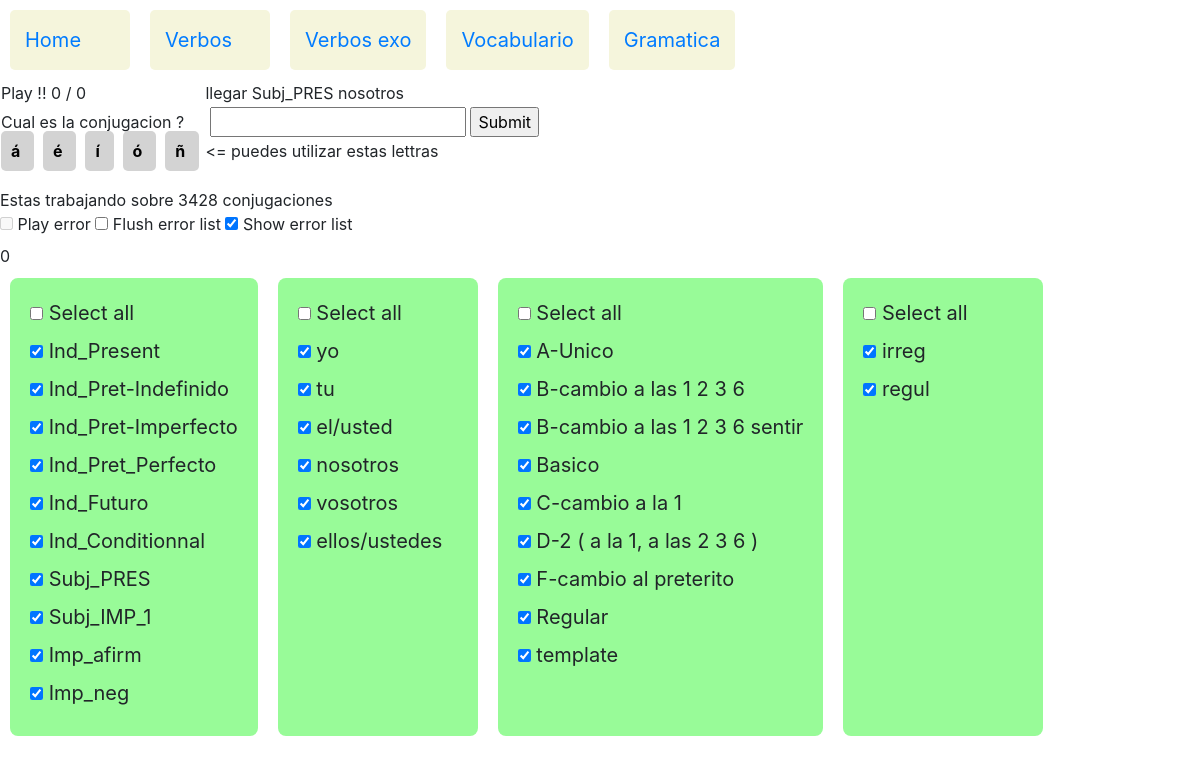
/verbos/verbos_exo/851/851, run on the app's committed database.
### verbos/models.py (models this page shows, shortened)
class Conjugacion(models.Model):
    verbo=models.ForeignKey(Verbo,on_delete=models.CASCADE,related_name="conjugacions")
    tiempo=models.ForeignKey(Tiempo,on_delete=models.CASCADE,related_name="tiempo_c")
    pronombre=models.ForeignKey(Pronombre,on_delete=models.CASCADE,related_name="pronombre_c")
    conjugacion=models.CharField(max_length=30)
    level=models.ForeignKey(Level,on_delete=models.CASCADE,related_name="conjugacion")

class Verbo(models.Model):
    verbo = models.CharField(max_length=32)
    tipo=models.ForeignKey(Verbotipo,on_delete=models.SET_NULL,related_name="tipo_v",null=True)
    def __str__(self):
        return self.verbo

class Tiempo(models.Model):
    tiempo=models.CharField(max_length=30)
    tiemposeq=models.IntegerField(null=True)
    def __str__(self):
        return self.tiempo

class Pronombre(models.Model):
    pronombre=models.CharField(max_length=13)
    pronombreseq=models.IntegerField(null=True)
    def __str__(self):
        return self.pronombre

class Verbotipo(models.Model):
    verbotipo = models.CharField(max_length=64,null=True)
    verbotiposeq=models.IntegerField(null=True)
    def __str__(self):
        return self.verbotipo

class Level(models.Model):
    level=models.CharField(max_length=5)
    def __str__(self):
        return self.level

### verbos/views.py (the view, shortened to what this page needs)
# urls.py: path('verbos_exo/<int:mode_id>/<int:conjugacion_id>',views.verbos_exo,name='verbos_exo_run'),
def verbos_exo(request,mode_id,conjugacion_id):
    resuelto = " sabes tus conjugaciones ? "
    trace= "<= puedes utilizar estas lettras"
    tracerep= "  "
    trace_id= "  "
    conjugacion_error_list=[]
    if request.method=="GET":
        Conjugacion_selectadas_count = Conjugacion.objects.count()
        loto_winner=random.randint(0,Conjugacion_selectadas_count-1)
        Conjugacion_selectadas_list=Conjugacion.objects.values_list('pk',flat=True)
        Conjugacion_winner_pk=Conjugacion_selectadas_list[loto_winner]
        print("loto winner = " + str(loto_winner))
        Conjugacion_winner=Conjugacion.objects.get(pk=Conjugacion_winner_pk)
    if request.method=="POST":
        if mode_id==1:
            respuesta= request.POST.getlist('respuesta')
            conjugacion = Conjugacion.objects.get(pk=conjugacion_id)
            trace = str(conjugacion.verbo) + " " + str(conjugacion.tiempo) + " " + str(conjugacion.pronombre) +" = " + str(conjugacion.conjugacion)
            tracerep =  str(respuesta[0])
            trace_id =  str(conjugacion.id)
            if respuesta[0].replace(" ","").lower() == conjugacion.conjugacion.replace(" ",""):
                resuelto="1"
            else:
                resuelto="0"
                conjugacion_error_list.append(conjugacion_id)
        verbotipos_selected= request.POST.getlist('verbotipo')
        pronombres_selected= request.POST.getlist('pronombre')
        tiempos_selected= request.POST.getlist('tiempo')
        levels_selected= request.POST.getlist('level')
        play_mode=request.POST.getlist('play_mode_name')
        print(" play_mode_name = "+ str(play_mode))
        if not (play_mode):
            print("mode run")
            Conjugacion_selectadas=Conjugacion.objects.filter(tiempo__in=tiempos_selected).filter(pronombre__in=pronombres_selected).filter(verbo__in=Verbo.objects.filter(tipo__in=verbotipos_selected)).filter(level__in=levels_selected)
            Conjugacion_selectadas_count =Conjugacion_selectadas.count()
            if Conjugacion_selectadas_count  > 0 :
                loto_winner=random.randint(0,Conjugacion_selectadas_count-1)
                print("loto winner = " + str(loto_winner))
                Conjugacion_selectadas_list=Conjugacion_selectadas.values_list('pk',flat=True)
                Conjugacion_winner_pk=Conjugacion_selectadas_list[loto_winner]
                print("Conjugacion  selectada  pk =" + str(Conjugacion_winner_pk))
                Conjugacion_winner=Conjugacion.objects.get(pk=Conjugacion_winner_pk)
            else:
                pk_winner=conjugacion_id
                Conjugacion_winner_pk=conjugacion_id
                loto_winner=-1
                Conjugacion_winner=Conjugacion.objects.get(pk=conjugacion_id)
                Conjugacion_selectadas_count = 0 # pour transmettre dans le template
        else:
            print("mode error "+ str(play_mode))
            conjugacion_error_list_id=play_mode[0].split(',')
            print("conjugacion error list id = " + str(conjugacion_error_list_id ))
            loto_winner=random.randint(1,len(conjugacion_error_list_id)-1)
            Conjugacion_winner_pk=int(conjugacion_error_list_id[loto_winner])
            print("mode error : loto winner =" + str(loto_winner) + " pk winner =" + str(Conjugacion_winner_pk) )
            Conjugacion_winner=Conjugacion.objects.get(pk=Conjugacion_winner_pk)
            Conjugacion_selectadas_count =len(conjugacion_error_list_id)-1
        tiempos_checked= {}
        pronombres_checked= {}
        verbotipos_checked= {}
        levels_checked= {}
        for tiempo_selected in tiempos_selected :
            tiempos_checked[tiempo_selected]="checked"
        for pronombre_selected in pronombres_selected :
            pronombres_checked[pronombre_selected]="checked"
        for verbotipo_selected in verbotipos_selected :
            verbotipos_checked[verbotipo_selected]="checked"
        for level_selected in levels_selected :
            levels_checked[level_selected]="checked"
    else:
        tiempos_checked={"start":"go"}
        pronombres_checked= {}
        verbotipos_checked= {}
        levels_checked= {}
    verbos = Verbo.objects.all()
    tiempos = Tiempo.objects.all().order_by('tiemposeq')
    pronombres = Pronombre.objects.all().order_by('pronombreseq')
    verbotipos = Verbotipo.objects.all()
    levels = Level.objects.all()
    myset=("tiempos","pronombres","verbotipos")
    jstiempos=jslist(tiempos)
    jspronombres=jslist(pronombres)
    jsverbotipos=jslist(verbotipos)
    jslevels=jslist(levels)
    context= {
            "title" : "Verbos exo",
            "verbos" : verbos,
            "tiempos" : tiempos ,
            "pronombres" : pronombres,
            "levels" : levels,
            "verbotipos" : verbotipos,
            "tiempos_checked": tiempos_checked,
            "verbotipos_checked": verbotipos_checked,
            "pronombres_checked": pronombres_checked,
            "conjugacion_selectada" : Conjugacion_winner,
            "conjugacion_selectada_count" : Conjugacion_selectadas_count,
            "conjugacion_error_list" : conjugacion_error_list,
            "loto_winner" : loto_winner,
            "pk_winner" : Conjugacion_winner_pk,
            "resuelto" : resuelto,
            "trace" : trace,
            "trace_id" : trace_id,
            "mode_id" : mode_id,
            "tracerep" : tracerep,
            "myset" : myset,
            "jstiempos" : jstiempos,
            "jsverbotipos" : jsverbotipos,
            "jslevels": jslevels,
            "jspronombres" : jspronombres
            }
    return render(request,"verbos/verbos_exo.html",context)

### verbos/views.py (called while the page is built)
def jslist(myqueryset):
    jstname=myqueryset.model.__name__
    jstlst=[]
    for item in myqueryset:
        jstlst.append([jstname,item.id])
    return jstlst

### verbos/templates/verbos/verbos_exo.html (shortened to what this page needs)
{% extends 'verbos/layout.html' %}
{% block body1 %}
<table>
	<tr>
		<td>
			<span id="resuelto">{{resuelto}}</span>
			<span id="exito" > 0 </span>
			<span id="slash"> / </span>
			<span id="total" > 0 </span>
		</td>
		<td>
			{{conjugacion_selectada.verbo}}
			{{conjugacion_selectada.tiempo}}
			{{conjugacion_selectada.pronombre }}
		</td>
	</tr>
	<tr>
		<td>
			<span> Cual es la conjugacion ? </span>
		</td>
		<td>
			<form action= "{% url 'verbos_exo_run'  1   conjugacion_selectada.id %}"  method="post">
			<input autofocus id="myrespuesta" type="text" name="respuesta"  autocapitalize=off >
			<input type="submit" value="Submit">
		</td>
	</tr>
	<tr>
		<td>
<span type="text" class="lettre" id="lettre-a" onclick="addletter('á')" value="á" > á </span>
<span type="text" class="lettre" id="lettre-e" onclick="addletter('é')" value="é" > é </span>
<span type="text" class="lettre" id="lettre-i" onclick="addletter('í')" value="í" > í </span>
<span type="text" class="lettre" id="lettre-o" onclick="addletter('ó')" value="ó" > ó </span>
<span type="text" class="lettre" id="lettre-n" onclick="addletter('ñ')" value="ñ" > ñ </span>
		</td>
		<td>
			<span id="trace">{{trace}}</span>
		</td>
	</tr>
</table>
<br>
<span id="compteur_selectados"> Estas trabajando sobre {{ conjugacion_selectada_count }} conjugaciones </span>
<br>
 			 <input type="checkbox" id="play_mode_id" name="play_mode_name"  onclick="play_mode_toggle()">
   			 <label for="play_mode_id">Play error</label>
  			 <input type="checkbox" id="error_list_flush_id" name="error_list_flush_name"  onclick="error_list_flush()">
   			 <label for="error_list_flush_id">Flush error list</label>
  			 <input type="checkbox" id="error_list_show_id" name="error_list_show_name"  onclick="verbos_error_list_show()">
   			 <label for="error_list_show_id">Show error list</label>
<div id="verbos_error_list"    > </div>
<div id="container">
	<div>
	<input type="checkbox" id="checkbox_tiempo"   name="checktodos"  data-type="tiempo" >
	<label for="checkbox_tiempo"> Select all   </label>
	<br>
	{% for tiempo  in tiempos %}
	<input type="checkbox" id="Tiempo-{{tiempo.id}}" name="tiempo" data-storage="true" value="{{tiempo.id}}"  {{ tiempo.checked }} >
	<label for="Tiempo-{{tiempo.id}}"> {{tiempo}}    </label>
	<br>
	{% endfor %}
	</div>
	<div>
		<input type="checkbox" id="checkbox_pronombre"   name="checktodos"   data-type="pronombre" >
	<label for="checkbox_pronombre"> Select all  </label>
	<br>
	{% for pronombre   in pronombres %}
	<input type="checkbox" id="Pronombre-{{pronombre.id}}" name="pronombre" data-storage="true" value="{{pronombre.id }}" {{pronombre.checked}} >
	<label for="Pronombre-{{pronombre.id}}"> {{pronombre}}   </label>
	<br>
	{% endfor %}
	</div>
  	<div>
		<input type="checkbox" id="checkbox_verbotipo"   name="checktodos"   data-type="verbotipo" >
	<label for="checkbox_verbotipo"> Select all  </label>
	<br>
	{% for verbotipo   in verbotipos %}
	<input type="checkbox" id="Verbotipo-{{verbotipo.id}}" name="verbotipo" data-storage="true" value="{{verbotipo.id }}"  {{verbotipo.checked}} >
	<label for="Verbotipo-{{verbotipo.id}}"> {{verbotipo}}   </label>
	<br>
	{% endfor %}
	</div>
  	<div>
		<input type="checkbox" id="checkbox_level"   name="checktodos"   data-type="level" >
	<label for="checkbox_verbotipo"> Select all  </label>
	<br>
	{% for level   in levels %}
	<input type="checkbox" id="Level-{{level.id}}" name="level" data-storage="true" value="{{level.id }}"  {{level.checked}} >
	<label for="Level-{{level.id}}"> {{level}}   </label>
	<br>
	{% endfor %}
	</div>
	</div>
{% endblock %}

### data on the page
Conjugacion: verbo "llegar", tiempo "Subj_PRES", pronombre "nosotros"
Tiempo: tiempo "Ind_Present"
Tiempo: tiempo "Ind_Pret-Indefinido"
Tiempo: tiempo "Ind_Pret-Imperfecto"
Tiempo: tiempo "Ind_Pret_Perfecto"
Tiempo: tiempo "Ind_Futuro"
Tiempo: tiempo "Ind_Conditionnal"
Tiempo: tiempo "Subj_PRES"
Tiempo: tiempo "Subj_IMP_1"
Tiempo: tiempo "Imp_afirm"
Tiempo: tiempo "Imp_neg"
Pronombre: pronombre "yo"
Pronombre: pronombre "tu"
Pronombre: pronombre "el/usted"
Pronombre: pronombre "nosotros"
Pronombre: pronombre "vosotros"
Pronombre: pronombre "ellos/ustedes"
Verbotipo: verbotipo "A-Unico"
Verbotipo: verbotipo "B-cambio a las 1 2 3 6"
Verbotipo: verbotipo "B-cambio a las 1 2 3 6 sentir"
Verbotipo: verbotipo "Basico"
Verbotipo: verbotipo "C-cambio a la 1"
Verbotipo: verbotipo "D-2 ( a la 1, a las 2 3 6 )"
Verbotipo: verbotipo "F-cambio al preterito"
Verbotipo: verbotipo "Regular"
Verbotipo: verbotipo "template"
Level: level "irreg"
Level: level "regul"

### other printed values
{{ trace }} "<= puedes utilizar estas lettras"
{{ conjugacion_selectada_count }} "3428"
